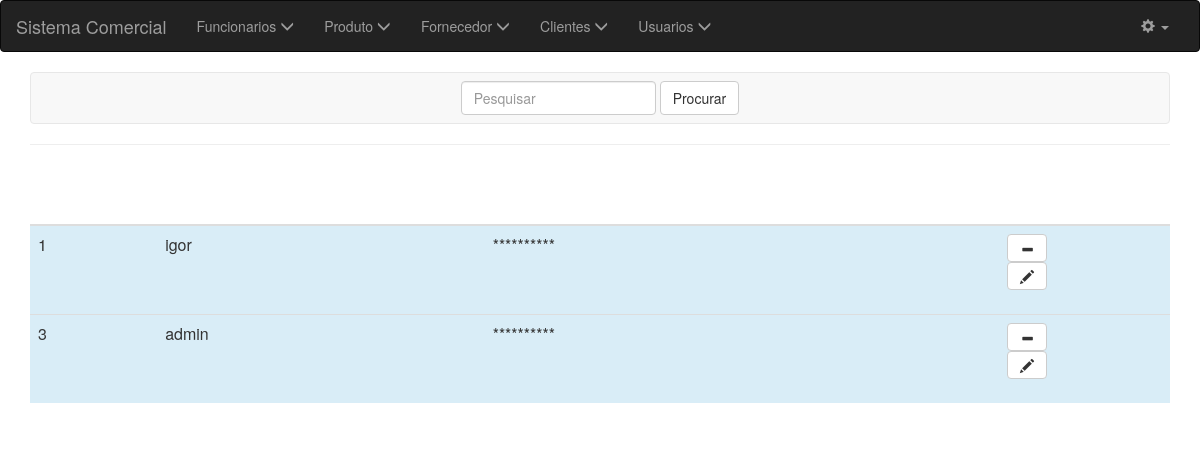
Page /lisUsuario.php (signed in) on the committed database.
### tables this page shows
CREATE TABLE `tb_usuario` (
  `cd_usuario` int(11) NOT NULL,
  `nm_usuario` varchar(100) NOT NULL,
  `senha_usuario` varchar(100) NOT NULL
);

### lisUsuario.php (the view, shortened to what this page needs)
<?php include_once 'config.php';
include 'header.php';
$listar = lisUsuario();
?>
<div class="container">
<nav class="navbar navbar-default"><center>
<form class="navbar-form " role="search" method="GET" action="pesUsuario.php">
  <div class="form-group">
    <input name="pesquisar" type="text" class="form-control" placeholder="Pesquisar">
  </div>
  <button type="submit" class="btn btn-default">Procurar</button>
</form></center>
</nav>
<hr>
<br>
 <table class="table">
    <thead>
      <tr>
        <th>#</th>
        <th>NOME</th>
        <th>SENHA</th>
        <th><center><span class="glyphicon glyphicon-cog" aria-hidden="true"></span></center> </th>
      </tr>
    </thead>
    <tbody>
      <?php while($row = $listar->fetch(PDO::FETCH_OBJ))
	{ ?>
    <form action="" method="GET">
      <tr class="info">
        <td><?php echo $row->cd_usuario; ?></td>
        <td><?php echo $row->nm_usuario; ?></td>
        <td><?php echo "**********"; ?></td>
        <td><center>
  <button type="submit" name="excluir" class="btn btn-default" onclick="return confirm('Deseja mesmo excluir este Usuario?');" class="btn btn-default"><span class="glyphicon glyphicon glyphicon-minus" aria-hidden="true"></span></a></button>
</form>
<form action="editUsuario.php">
  <button type="submit" name="editar" class="btn btn-default" onclick="return confirm('Deseja mesmo editar este Usuario?');"><span class="glyphicon glyphicon-pencil" aria-hidden="true"></span></button>
</form>
     <?php
   }
 ?>
    </tbody>
  </table>
</div>

### header.php (style rules this page uses)
nav { position: fixed; }
h5,h1,h3,h2,th { color:white; }

### rows in the picture
tb_usuario: cd_usuario "1", nm_usuario "igor"
tb_usuario: cd_usuario "3", nm_usuario "admin"
